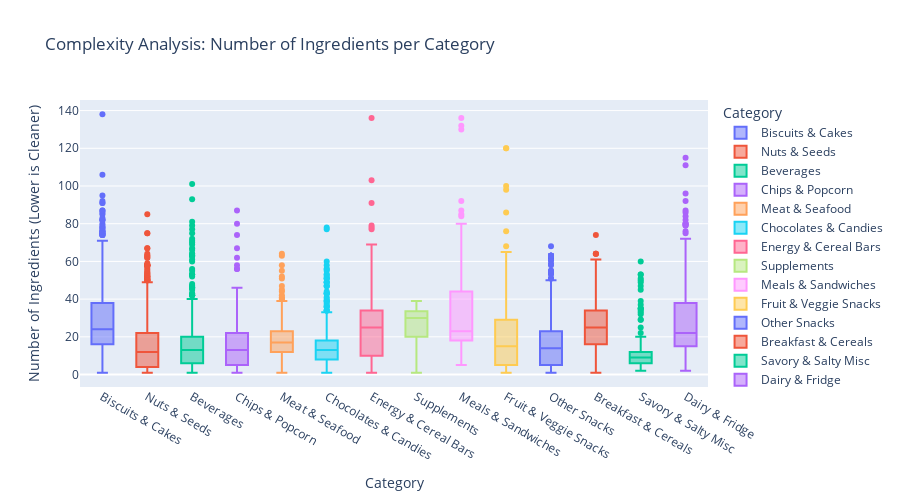

Here is the notebook cell this chart was saved with:
### Markdown cell above
### Task 6
I created a new metric called **`ingredient_count`** to measure how processed each category is.

**Key Insight:**
> **"Meat & Seafood" products are significantly 'cleaner' than the competition, with median ~12 ingredients per package, compared to Energy Bars which median ~25 ingredients.**

**Why this matters:**
Modern health consumers are moving away from "Ultra-Processed Foods" (UPFs). By recommending a Meat/Seafood snack, we are not just selling "High Protein"; we are selling "Simple, Real Food"—a powerful marketing narrative that Energy Bar competitors cannot claim.

### Code cell
def count_ingredients(text):
    if pd.isna(text) or text == "":
        return 0
    # split by comma to get a rough count
    return len(str(text).split(','))

# apply to the main df
df['ingredient_count'] = df['ingredients_text'].apply(count_ingredients)

# create the visualization 
fig = px.box(
    df, 
    x="high_level_category", 
    y="ingredient_count", 
    color="high_level_category",
    title="Complexity Analysis: Number of Ingredients per Category",
    labels={"ingredient_count": "Number of Ingredients (Lower is Cleaner)", "high_level_category": "Category"},
    height=500
)

fig.show()

### Figure 1 — Plotly figure (JSON) as saved in the notebook; plotly's stock layout.template omitted (floating-point values rounded to 4 significant figures; data arrays with more than 128 entries replaced by an {"elided": "..."} marker saying what was removed)
{"data": [{"alignmentgroup": "True", "hovertemplate": "Category=%{x}<br>Number of Ingredients (Lower is Cleaner)=%{y}<extra></extra>", "legendgroup": "Biscuits & Cakes", "marker": {"color": "#636efa"}, "name": "Biscuits & Cakes", "notched": false, "offsetgroup": "Biscuits & Cakes", "orientation": "v", "showlegend": true, "type": "box", "x": {"elided": "1142 str values"}, "x0": " ", "xaxis": "x", "y": {"elided": "1142 int values"}, "y0": " ", "yaxis": "y"}, {"alignmentgroup": "True", "hovertemplate": "Category=%{x}<br>Number of Ingredients (Lower is Cleaner)=%{y}<extra></extra>", "legendgroup": "Nuts & Seeds", "marker": {"color": "#EF553B"}, "name": "Nuts & Seeds", "notched": false, "offsetgroup": "Nuts & Seeds", "orientation": "v", "showlegend": true, "type": "box", "x": {"elided": "1080 str values"}, "x0": " ", "xaxis": "x", "y": {"elided": "1080 int values"}, "y0": " ", "yaxis": "y"}, {"alignmentgroup": "True", "hovertemplate": "Category=%{x}<br>Number of Ingredients (Lower is Cleaner)=%{y}<extra></extra>", "legendgroup": "Beverages", "marker": {"color": "#00cc96"}, "name": "Beverages", "notched": false, "offsetgroup": "Beverages", "orientation": "v", "showlegend": true, "type": "box", "x": {"elided": "715 str values"}, "x0": " ", "xaxis": "x", "y": {"elided": "715 int values"}, "y0": " ", "yaxis": "y"}, {"alignmentgroup": "True", "hovertemplate": "Category=%{x}<br>Number of Ingredients (Lower is Cleaner)=%{y}<extra></extra>", "legendgroup": "Chips & Popcorn", "marker": {"color": "#ab63fa"}, "name": "Chips & Popcorn", "notched": false, "offsetgroup": "Chips & Popcorn", "orientation": "v", "showlegend": true, "type": "box", "x": {"elided": "836 str values"}, "x0": " ", "xaxis": "x", "y": {"elided": "836 int values"}, "y0": " ", "yaxis": "y"}, {"alignmentgroup": "True", "hovertemplate": "Category=%{x}<br>Number of Ingredients (Lower is Cleaner)=%{y}<extra></extra>", "legendgroup": "Meat & Seafood", "marker": {"color": "#FFA15A"}, "name": "Meat & Seafood", "notched": false, "offsetgroup": "Meat & Seafood", "orientation": "v", "showlegend": true, "type": "box", "x": {"elided": "336 str values"}, "x0": " ", "xaxis": "x", "y": {"elided": "336 int values"}, "y0": " ", "yaxis": "y"}, {"alignmentgroup": "True", "hovertemplate": "Category=%{x}<br>Number of Ingredients (Lower is Cleaner)=%{y}<extra></extra>", "legendgroup": "Chocolates & Candies", "marker": {"color": "#19d3f3"}, "name": "Chocolates & Candies", "notched": false, "offsetgroup": "Chocolates & Candies", "orientation": "v", "showlegend": true, "type": "box", "x": {"elided": "691 str values"}, "x0": " ", "xaxis": "x", "y": {"elided": "691 int values"}, "y0": " ", "yaxis": "y"}, {"alignmentgroup": "True", "hovertemplate": "Category=%{x}<br>Number of Ingredients (Lower is Cleaner)=%{y}<extra></extra>", "legendgroup": "Energy & Cereal Bars", "marker": {"color": "#FF6692"}, "name": "Energy & Cereal Bars", "notched": false, "offsetgroup": "Energy & Cereal Bars", "orientation": "v", "showlegend": true, "type": "box", "x": ["Energy & Cereal Bars", "Energy & Cereal Bars", "Energy & Cereal Bars", "Energy & Cereal Bars", "Energy & Cereal Bars", "Energy & Cereal Bars", "Energy & Cereal Bars", "Energy & Cereal Bars", "Energy & Cereal Bars", "Energy & Cereal Bars", "Energy & Cereal Bars", "Energy & Cereal Bars", "Energy & Cereal Bars", "Energy & Cereal Bars", "Energy & Cereal Bars", "Energy & Cereal Bars", "Energy & Cereal Bars", "Energy & Cereal Bars", "Energy & Cereal Bars", "Energy & Cereal Bars", "Energy & Cereal Bars", "Energy & Cereal Bars", "Energy & Cereal Bars", "Energy & Cereal Bars", "Energy & Cereal Bars", "Energy & Cereal Bars", "Energy & Cereal Bars", "Energy & Cereal Bars", "Energy & Cereal Bars", "Energy & Cereal Bars", "Energy & Cereal Bars", "Energy & Cereal Bars", "Energy & Cereal Bars", "Energy & Cereal Bars", "Energy & Cereal Bars", "Energy & Cereal Bars", "Energy & Cereal Bars", "Energy & Cereal Bars", "Energy & Cereal Bars", "Energy & Cereal Bars", "Energy & Cereal Bars", "Energy & Cereal Bars", "Energy & Cereal Bars", "Energy & Cereal Bars", "Energy & Cereal Bars", "Energy & Cereal Bars", "Energy & Cereal Bars", "Energy & Cereal Bars", "Energy & Cereal Bars", "Energy & Cereal Bars", "Energy & Cereal Bars", "Energy & Cereal Bars", "Energy & Cereal Bars", "Energy & Cereal Bars", "Energy & Cereal Bars", "Energy & Cereal Bars", "Energy & Cereal Bars", "Energy & Cereal Bars", "Energy & Cereal Bars", "Energy & Cereal Bars", "Energy & Cereal Bars", "Energy & Cereal Bars", "Energy & Cereal Bars", "Energy & Cereal Bars", "Energy & Cereal Bars", "Energy & Cereal Bars", "Energy & Cereal Bars", "Energy & Cereal Bars", "Energy & Cereal Bars", "Energy & Cereal Bars", "Energy & Cereal Bars", "Energy & Cereal Bars", "Energy & Cereal Bars", "Energy & Cereal Bars", "Energy & Cereal Bars", "Energy & Cereal Bars", "Energy & Cereal Bars", "Energy & Cereal Bars", "Energy & Cereal Bars", "Energy & Cereal Bars", "Energy & Cereal Bars", "Energy & Cereal Bars", "Energy & Cereal Bars", "Energy & Cereal Bars", "Energy & Cereal Bars", "Energy & Cereal Bars", "Energy & Cereal Bars", "Energy & Cereal Bars", "Energy & Cereal Bars", "Energy & Cereal Bars", "Energy & Cereal Bars", "Energy & Cereal Bars", "Energy & Cereal Bars", "Energy & Cereal Bars", "Energy & Cereal Bars", "Energy & Cereal Bars", "Energy & Cereal Bars", "Energy & Cereal Bars", "Energy & Cereal Bars", "Energy & Cereal Bars", "Energy & Cereal Bars", "Energy & Cereal Bars", "Energy & Cereal Bars", "Energy & Cereal Bars", "Energy & Cereal Bars", "Energy & Cereal Bars", "Energy & Cereal Bars", "Energy & Cereal Bars", "Energy & Cereal Bars", "Energy & Cereal Bars", "Energy & Cereal Bars"], "x0": " ", "xaxis": "x", "y": [9, 7, 25, 1, 5, 5, 5, 15, 24, 45, 26, 5, 1, 17, 26, 78, 30, 7, 4, 7, 3, 4, 4, 1, 1, 1, 23, 13, 24, 25, 20, 37, 6, 7, 45, 44, 43, 23, 77, 20, 23, 16, 44, 91, 69, 25, 25, 25, 10, 6, 17, 10, 39, 41, 6, 6, 1, 32, 28, 19, 23, 21, 33, 27, 17, 20, 17, 26, 59, 63, 31, 31, 33, 54, 36, 53, 28, 32, 34, 39, 58, 52, 39, 34, 42, 33, 32, 34, 43, 31, 9, 16, 29, 16, 19, 136, 25, 21, 42, 5, 15, 13, 4, 6, 28, 24, 25, 17, 79, 103, 34], "y0": " ", "yaxis": "y"}, {"alignmentgroup": "True", "hovertemplate": "Category=%{x}<br>Number of Ingredients (Lower is Cleaner)=%{y}<extra></extra>", "legendgroup": "Supplements", "marker": {"color": "#B6E880"}, "name": "Supplements", "notched": false, "offsetgroup": "Supplements", "orientation": "v", "showlegend": true, "type": "box", "x": ["Supplements", "Supplements", "Supplements", "Supplements", "Supplements", "Supplements", "Supplements", "Supplements"], "x0": " ", "xaxis": "x", "y": [39, 27, 31, 1, 29, 34, 33, 13], "y0": " ", "yaxis": "y"}, {"alignmentgroup": "True", "hovertemplate": "Category=%{x}<br>Number of Ingredients (Lower is Cleaner)=%{y}<extra></extra>", "legendgroup": "Meals & Sandwiches", "marker": {"color": "#FF97FF"}, "name": "Meals & Sandwiches", "notched": false, "offsetgroup": "Meals & Sandwiches", "orientation": "v", "showlegend": true, "type": "box", "x": {"elided": "300 str values"}, "x0": " ", "xaxis": "x", "y": {"elided": "300 int values"}, "y0": " ", "yaxis": "y"}, {"alignmentgroup": "True", "hovertemplate": "Category=%{x}<br>Number of Ingredients (Lower is Cleaner)=%{y}<extra></extra>", "legendgroup": "Fruit & Veggie Snacks", "marker": {"color": "#FECB52"}, "name": "Fruit & Veggie Snacks", "notched": false, "offsetgroup": "Fruit & Veggie Snacks", "orientation": "v", "showlegend": true, "type": "box", "x": {"elided": "444 str values"}, "x0": " ", "xaxis": "x", "y": {"elided": "444 int values"}, "y0": " ", "yaxis": "y"}, {"alignmentgroup": "True", "hovertemplate": "Category=%{x}<br>Number of Ingredients (Lower is Cleaner)=%{y}<extra></extra>", "legendgroup": "Other Snacks", "marker": {"color": "#636efa"}, "name": "Other Snacks", "notched": false, "offsetgroup": "Other Snacks", "orientation": "v", "showlegend": true, "type": "box", "x": {"elided": "433 str values"}, "x0": " ", "xaxis": "x", "y": {"elided": "433 int values"}, "y0": " ", "yaxis": "y"}, {"alignmentgroup": "True", "hovertemplate": "Category=%{x}<br>Number of Ingredients (Lower is Cleaner)=%{y}<extra></extra>", "legendgroup": "Breakfast & Cereals", "marker": {"color": "#EF553B"}, "name": "Breakfast & Cereals", "notched": false, "offsetgroup": "Breakfast & Cereals", "orientation": "v", "showlegend": true, "type": "box", "x": {"elided": "162 str values"}, "x0": " ", "xaxis": "x", "y": {"elided": "162 int values"}, "y0": " ", "yaxis": "y"}, {"alignmentgroup": "True", "hovertemplate": "Category=%{x}<br>Number of Ingredients (Lower is Cleaner)=%{y}<extra></extra>", "legendgroup": "Savory & Salty Misc", "marker": {"color": "#00cc96"}, "name": "Savory & Salty Misc", "notched": false, "offsetgroup": "Savory & Salty Misc", "orientation": "v", "showlegend": true, "type": "box", "x": {"elided": "163 str values"}, "x0": " ", "xaxis": "x", "y": {"elided": "163 int values"}, "y0": " ", "yaxis": "y"}, {"alignmentgroup": "True", "hovertemplate": "Category=%{x}<br>Number of Ingredients (Lower is Cleaner)=%{y}<extra></extra>", "legendgroup": "Dairy & Fridge", "marker": {"color": "#ab63fa"}, "name": "Dairy & Fridge", "notched": false, "offsetgroup": "Dairy & Fridge", "orientation": "v", "showlegend": true, "type": "box", "x": {"elided": "382 str values"}, "x0": " ", "xaxis": "x", "y": {"elided": "382 int values"}, "y0": " ", "yaxis": "y"}], "layout": {"boxmode": "overlay", "height": 500, "legend": {"title": {"text": "Category"}, "tracegroupgap": 0}, "title": {"text": "Complexity Analysis: Number of Ingredients per Category"}, "xaxis": {"anchor": "y", "categoryarray": ["Biscuits & Cakes", "Nuts & Seeds", "Beverages", "Chips & Popcorn", "Meat & Seafood", "Chocolates & Candies", "Energy & Cereal Bars", "Supplements", "Meals & Sandwiches", "Fruit & Veggie Snacks", "Other Snacks", "Breakfast & Cereals", "Savory & Salty Misc", "Dairy & Fridge"], "categoryorder": "array", "domain": [0, 1], "title": {"text": "Category"}}, "yaxis": {"anchor": "x", "domain": [0, 1], "title": {"text": "Number of Ingredients (Lower is Cleaner)"}}}}
